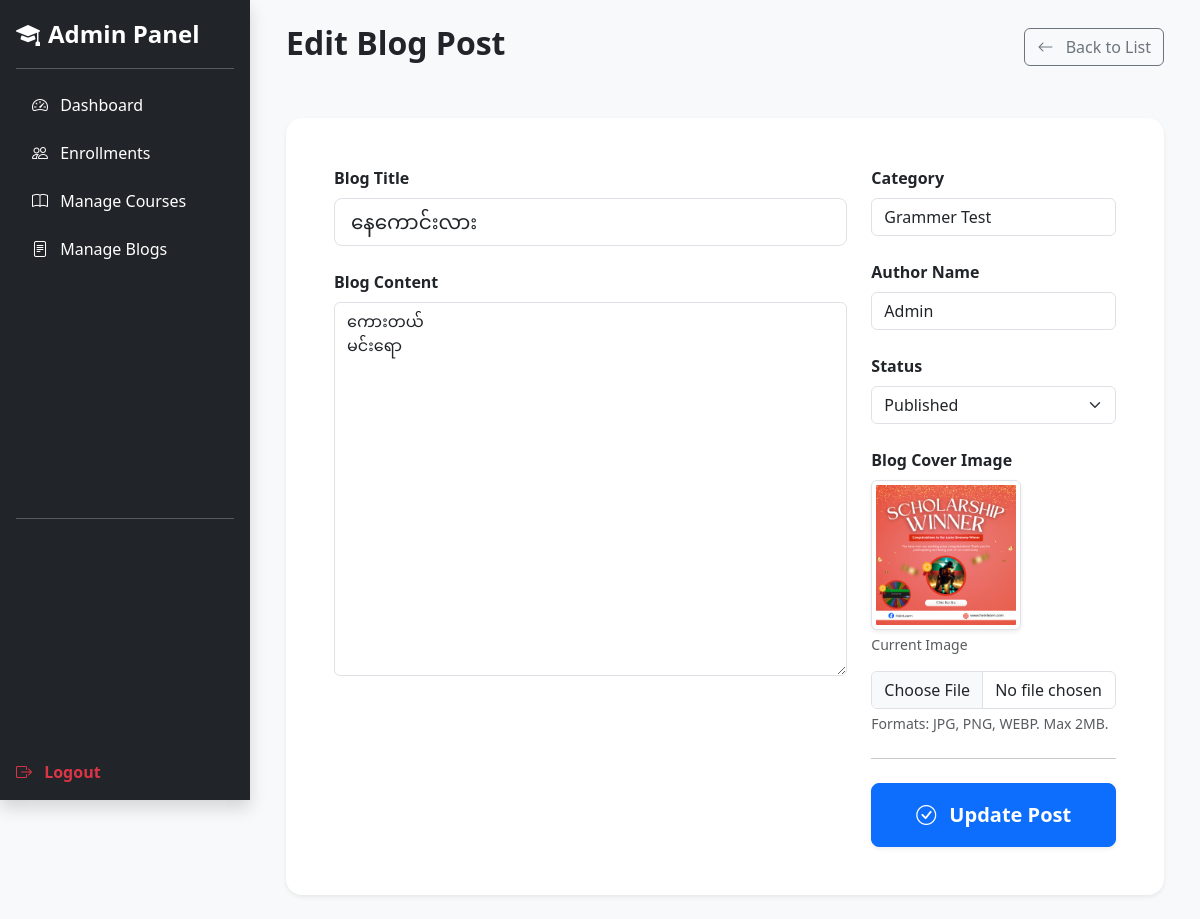
Screenshot of /admin/blog-editor.php?id=4 (signed in) with the database file from the repository.
### tables this page shows
CREATE TABLE `blog_posts` (
  `id` int(11) NOT NULL,
  `title` varchar(255) NOT NULL,
  `content` longtext NOT NULL,
  `category` varchar(100) DEFAULT NULL,
  `image_path` varchar(255) DEFAULT NULL,
  `author_name` varchar(100) NOT NULL,
  `status` enum('Draft','Published') DEFAULT 'Draft',
  `created_at` timestamp NOT NULL DEFAULT current_timestamp(),
  `updated_at` timestamp NOT NULL DEFAULT current_timestamp() ON UPDATE current_timestamp()
);

### admin/blog-editor.php (the view, shortened to what this page needs)
<?php
    include '../includes/db_connect.php';
    include 'header.php';
    $blog = null;
    $is_edit = false;
    if (isset($_GET['id'])) {
        $id = $_GET['id'];
        $stmt = $pdo->prepare("SELECT * FROM blog_posts WHERE id = ?");
        $stmt->execute([$id]);
        $blog = $stmt->fetch();
        if ($blog) {
            $is_edit = true;
        }
    }
?>
<div class="d-flex justify-content-between align-items-center mb-5">
    <h2 class="fw-bold"><?php echo $is_edit ? 'Edit' : 'Add New'; ?> Blog Post</h2>
    <a href="manage-blogs.php" class="btn btn-outline-secondary">
        <i class="bi bi-arrow-left me-2"></i> Back to List
    </a>
</div>
<div class="card border-0 shadow-sm rounded-4">
    <div class="card-body p-5">
        <form action="blog-logic.php" method="POST" enctype="multipart/form-data" id="blogForm">
            <div class="row g-4">
                <div class="col-md-8">
                    <div class="mb-4">
                        <label for="title" class="form-label fw-bold">Blog Title</label>
                        <input type="text" class="form-control form-control-lg" id="title" name="title" placeholder="Enter blog title here..." required value="<?php echo $is_edit ? htmlspecialchars($blog['title']) : ''; ?>">
                    </div>
                    <div class="mb-4">
                        <label for="content" class="form-label fw-bold">Blog Content</label>
                        <textarea class="form-control" id="content" name="content" rows="15" placeholder="Write your blog post content here..." required><?php echo $is_edit ? htmlspecialchars($blog['content']) : ''; ?></textarea>
                    </div>
                </div>
                <div class="col-md-4">
                    <div class="mb-4">
                        <label for="category" class="form-label fw-bold">Category</label>
                        <input type="text" class="form-control" name="category" list="categoryOptions" placeholder="e.g. Grammar, Tips" required value="<?php echo $is_edit ? htmlspecialchars($blog['category']) : ''; ?>">
                    </div>
                    <div class="mb-4">
                        <label for="author_name" class="form-label fw-bold">Author Name</label>
                        <input type="text" class="form-control" id="author_name" name="author_name" required value="<?php echo $is_edit ? htmlspecialchars($blog['author_name']) : 'Admin'; ?>">
                    </div>
                    <div class="mb-4">
                        <label for="status" class="form-label fw-bold">Status</label>
                        <select class="form-select" id="status" name="status" required>
                            <option value="Published" <?php echo ($is_edit && $blog['status'] == 'Published') ? 'selected' : ''; ?>>Published</option>
                        </select>
                    </div>
                    <div class="mb-4">
                        <label for="blog_image" class="form-label fw-bold">Blog Cover Image</label>
                        <div class="image-preview-container mb-3">
                            <?php if ($is_edit && !empty($blog['image_path'])): ?>
                                <img id="imagePreview" src="../<?php echo $blog['image_path']; ?>" width="150" class="img-thumbnail shadow-sm">
                                <p id="imageStatus" class="small text-muted mt-1">Current Image</p>
                            <?php else: ?>
                                <img id="imagePreview" src="#" width="150" class="img-thumbnail shadow-sm d-none">
                                <p id="imageStatus" class="small text-muted mt-1"></p>
                            <?php endif; ?>
                        </div>
                        <input class="form-control" type="file" id="blog_image" name="blog_image" accept="image/jpeg,image/png,image/webp">
                        <div class="form-text">Formats: JPG, PNG, WEBP. Max 2MB.</div>
                    </div>
                    <hr class="my-4">
                    <button type="submit" class="btn btn-primary btn-lg w-100 py-3 fw-bold shadow-sm">
                        <i class="bi bi-check-circle me-2"></i> <?php echo $is_edit ? 'Update' : 'Publish'; ?> Post
                    </button>
                </div>
            </div>
        </form>
    </div>
</div>
<?php include 'footer.php'; ?>

### admin/header.php (style rules this page uses)
body { background-color: #f8f9fa; overflow-x: hidden; }

### rows the page displays
blog_posts: title "နေကောင်းလား", content "ကေားတယ် မင်းရော", category "Grammer Test", author_name "Admin", status "Published", image_path (picture)
